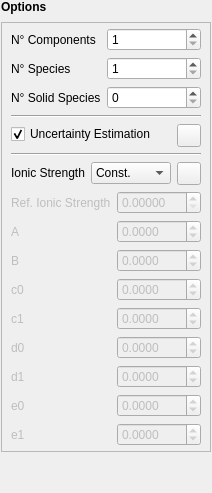
         <widget class="QWidget" name="widget_7" native="true">
          <property name="enabled">
           <bool>true</bool>
          </property>
          <property name="sizePolicy">
           <sizepolicy hsizetype="Minimum" vsizetype="Minimum">
            <horstretch>0</horstretch>
            <verstretch>0</verstretch>
           </sizepolicy>
          </property>
          <layout class="QVBoxLayout" name="verticalLayout_6">
           <property name="spacing">
            <number>8</number>
           </property>
           <property name="leftMargin">
            <number>1</number>
           </property>
           <property name="topMargin">
            <number>0</number>
           </property>
           <property name="rightMargin">
            <number>1</number>
           </property>
           <property name="bottomMargin">
            <number>1</number>
           </property>
           <item>
            <widget class="QLabel" name="sys_opt_label">
             <property name="sizePolicy">
              <sizepolicy hsizetype="Preferred" vsizetype="Maximum">
               <horstretch>0</horstretch>
               <verstretch>0</verstretch>
              </sizepolicy>
             </property>
             <property name="text">
              <string>&lt;html&gt;&lt;head/&gt;&lt;body&gt;&lt;p&gt;&lt;span style=&quot; font-weight:600;&quot;&gt;Options&lt;/span&gt;&lt;/p&gt;&lt;/body&gt;&lt;/html&gt;</string>
             </property>
            </widget>
           </item>
           <item>
            <widget class="QFrame" name="frame_5">
             <property name="sizePolicy">
              <sizepolicy hsizetype="Minimum" vsizetype="Maximum">
               <horstretch>0</horstretch>
               <verstretch>0</verstretch>
              </sizepolicy>
             </property>
             <property name="frameShape">
              <enum>QFrame::Shape::StyledPanel</enum>
             </property>
             <property name="frameShadow">
              <enum>QFrame::Shadow::Sunken</enum>
             </property>
             <layout class="QHBoxLayout" name="horizontalLayout_6">
              <property name="spacing">
               <number>0</number>
              </property>
              <property name="leftMargin">
               <number>0</number>
              </property>
              <property name="topMargin">
               <number>0</number>
              </property>
              <property name="rightMargin">
               <number>0</number>
              </property>
              <property name="bottomMargin">
               <number>0</number>
              </property>
              <item>
               <widget class="QWidget" name="widget_8" native="true">
                <property name="sizePolicy">
                 <sizepolicy hsizetype="Minimum" vsizetype="Fixed">
                  <horstretch>0</horstretch>
                  <verstretch>0</verstretch>
                 </sizepolicy>
                </property>
                <layout class="QFormLayout" name="formLayout_3">
                 <property name="sizeConstraint">
                  <enum>QLayout::SizeConstraint::SetFixedSize</enum>
                 </property>
                 <property name="fieldGrowthPolicy">
                  <enum>QFormLayout::FieldGrowthPolicy::AllNonFixedFieldsGrow</enum>
                 </property>
                 <property name="topMargin">
                  <number>5</number>
                 </property>
                 <property name="bottomMargin">
                  <number>5</number>
                 </property>
                 <item row="0" column="0">
                  <widget class="QLabel" name="comp_label">
                   <property name="sizePolicy">
                    <sizepolicy hsizetype="Maximum" vsizetype="Preferred">
                     <horstretch>0</horstretch>
                     <verstretch>0</verstretch>
                    </sizepolicy>
                   </property>
                   <property name="text">
                    <string>N° Components</string>
                   </property>
                  </widget>
                 </item>
                 <item row="0" column="1">
                  <widget class="QSpinBox" name="numComp">
                   <property name="sizePolicy">
                    <sizepolicy hsizetype="Preferred" vsizetype="Fixed">
                     <horstretch>0</horstretch>
                     <verstretch>0</verstretch>
                    </sizepolicy>
                   </property>
                   <property name="statusTip">
                    <string>Number of components present.</string>
                   </property>
                   <property name="minimum">
                    <number>1</number>
                   </property>
                   <property name="maximum">
                    <number>999</number>
                   </property>
                  </widget>
                 </item>
                 <item row="1" column="0">
                  <widget class="QLabel" name="species_label">
                   <property name="sizePolicy">
                    <sizepolicy hsizetype="Maximum" vsizetype="Preferred">
                     <horstretch>0</horstretch>
                     <verstretch>0</verstretch>
                    </sizepolicy>
                   </property>
                   <property name="text">
                    <string>N° Species</string>
                   </property>
                  </widget>
                 </item>
                 <item row="1" column="1">
                  <widget class="QSpinBox" name="numSpecies">
                   <property name="sizePolicy">
                    <sizepolicy hsizetype="Preferred" vsizetype="Fixed">
                     <horstretch>0</horstretch>
                     <verstretch>0</verstretch>
                    </sizepolicy>
                   </property>
                   <property name="statusTip">
                    <string>Number of species to be considered.</string>
                   </property>
                   <property name="minimum">
                    <number>1</number>
                   </property>
                   <property name="maximum">
                    <number>999</number>
                   </property>
                  </widget>
                 </item>
                 <item row="2" column="0">
                  <widget class="QLabel" name="phases_label">
                   <property name="sizePolicy">
                    <sizepolicy hsizetype="Maximum" vsizetype="Preferred">
                     <horstretch>0</horstretch>
                     <verstretch>0</verstretch>
                    </sizepolicy>
                   </property>
                   <property name="text">
                    <string>N° Solid Species</string>
                   </property>
                  </widget>
                 </item>
                 <item row="2" column="1">
                  <widget class="QSpinBox" name="numPhases">
                   <property name="sizePolicy">
                    <sizepolicy hsizetype="Preferred" vsizetype="Fixed">
                     <horstretch>0</horstretch>
                     <verstretch>0</verstretch>
                    </sizepolicy>
                   </property>
                   <property name="statusTip">
                    <string>Number of solid phases to be considered.</string>
                   </property>
                   <property name="minimum">
                    <number>0</number>
                   </property>
                   <property name="maximum">
                    <number>999</number>
                   </property>
                   <property name="value">
                    <number>0</number>
                   </property>
                  </widget>
                 </item>
                 <item row="3" column="0" colspan="2">
                  <widget class="Line" name="line_7">
                   <property name="orientation">
                    <enum>Qt::Orientation::Horizontal</enum>
                   </property>
                  </widget>
                 </item>
                 <item row="8" column="0" colspan="2">
                  <widget class="Line" name="line">
                   <property name="orientation">
                    <enum>Qt::Orientation::Horizontal</enum>
                   </property>
                  </widget>
                 </item>
                 <item row="10" column="0" colspan="2">
                  <layout class="QGridLayout" name="gridLayout" rowstretch="1,0" columnstretch="0,0,0">
                   <item row="0" column="2">
                    <widget class="QToolButton" name="ionic_strength_info">
                     <property name="sizePolicy">
                      <sizepolicy hsizetype="Maximum" vsizetype="Maximum">
                       <horstretch>0</horstretch>
                       <verstretch>0</verstretch>
                      </sizepolicy>
                     </property>
                     <property name="text">
                      <string/>
                     </property>
                     <property name="icon">
                      <iconset resource="../../../resources/base/resources.qrc">
                       <normaloff>:/icons/information-frame.png</normaloff>:/icons/information-frame.png</iconset>
                     </property>
                    </widget>
                   </item>
                   <item row="0" column="0" colspan="2">
                    <layout class="QFormLayout" name="formLayout_6">
                     <item row="0" column="0">
                      <widget class="QLabel" name="imode_label">
                       <property name="text">
                        <string>Ionic Strength</string>
                       </property>
                      </widget>
                     </item>
                     <item row="0" column="1">
                      <widget class="CustomComboBox" name="imode">
                       <property name="sizePolicy">
                        <sizepolicy hsizetype="Minimum" vsizetype="Fixed">
                         <horstretch>0</horstretch>
                         <verstretch>0</verstretch>
                        </sizepolicy>
                       </property>
                       <property name="statusTip">
                        <string>Constant/variable ionic strength.</string>
                       </property>
                       <item>
                        <property name="text">
                         <string>Const.</string>
                        </property>
                       </item>
                       <item>
                        <property name="text">
                         <string>Var.</string>
                        </property>
                       </item>
                      </widget>
                     </item>
                    </layout>
                   </item>
                   <item row="1" column="0" colspan="3">
                    <layout class="QFormLayout" name="formLayout_7">
                     <item row="0" column="0">
                      <widget class="QLabel" name="refIonicStr_label">
                       <property name="enabled">
                        <bool>false</bool>
                       </property>
                       <property name="text">
                        <string>Ref. Ionic Strength</string>
                       </property>
                      </widget>
                     </item>
                     <item row="0" column="1">
                      <widget class="CustomSpinBox" name="refIonicStr">
                       <property name="enabled">
                        <bool>false</bool>
                       </property>
                       <property name="statusTip">
                        <string>Reference Ionic Strength to be used (if no other ionic strengths are being explicited).</string>
                       </property>
                       <property name="decimals">
                        <number>5</number>
                       </property>
                       <property name="maximum">
                        <double>999.000000000000000</double>
                       </property>
                       <property name="singleStep">
                        <double>0.050000000000000</double>
                       </property>
                      </widget>
                     </item>
                     <item row="1" column="0">
                      <widget class="QLabel" name="A_label">
                       <property name="enabled">
                        <bool>false</bool>
                       </property>
                       <property name="text">
                        <string>A</string>
                       </property>
                      </widget>
                     </item>
                     <item row="1" column="1">
                      <widget class="CustomSpinBox" name="A">
                       <property name="enabled">
                        <bool>false</bool>
                       </property>
                       <property name="statusTip">
                        <string>&quot;A&quot; term of the Debye-Hückel equation.</string>
                       </property>
                       <property name="decimals">
                        <number>4</number>
                       </property>
                       <property name="minimum">
                        <double>-999.000000000000000</double>
                       </property>
                       <property name="maximum">
                        <double>999.000000000000000</double>
                       </property>
                       <property name="singleStep">
                        <double>0.050000000000000</double>
                       </property>
                      </widget>
                     </item>
                     <item row="2" column="0">
                      <widget class="QLabel" name="B_label">
                       <property name="enabled">
                        <bool>false</bool>
                       </property>
                       <property name="text">
                        <string>B</string>
                       </property>
                      </widget>
                     </item>
                     <item row="2" column="1">
                      <widget class="CustomSpinBox" name="B">
                       <property name="enabled">
                        <bool>false</bool>
                       </property>
                       <property name="statusTip">
                        <string>&quot;B&quot; term of the Debye-Hückel equation.</string>
                       </property>
                       <property name="decimals">
                        <number>4</number>
                       </property>
                       <property name="minimum">
                        <double>-999.000000000000000</double>
                       </property>
                       <property name="maximum">
                        <double>999.000000000000000</double>
                       </property>
                       <property name="singleStep">
                        <double>0.050000000000000</double>
                       </property>
                      </widget>
                     </item>
                     <item row="3" column="0">
                      <widget class="QLabel" name="c0_label">
                       <property name="enabled">
                        <bool>false</bool>
                       </property>
                       <property name="text">
                        <string>c0</string>
                       </property>
                      </widget>
                     </item>
                     <item row="3" column="1">
                      <widget class="CustomSpinBox" name="c0">
                       <property name="enabled">
                        <bool>false</bool>
                       </property>
                       <property name="statusTip">
                        <string>&quot;c0&quot; term of the Debye-Hückel equation.</string>
                       </property>
                       <property name="decimals">
                        <number>4</number>
                       </property>
                       <property name="minimum">
                        <double>-999.000000000000000</double>
                       </property>
                       <property name="maximum">
                        <double>999.000000000000000</double>
                       </property>
                       <property name="singleStep">
                        <double>0.050000000000000</double>
                       </property>
                      </widget>
                     </item>
                     <item row="4" column="0">
                      <widget class="QLabel" name="c1_label">
                       <property name="enabled">
                        <bool>false</bool>
                       </property>
                       <property name="text">
                        <string>c1</string>
                       </property>
                      </widget>
                     </item>
                     <item row="4" column="1">
                      <widget class="CustomSpinBox" name="c1">
                       <property name="enabled">
                        <bool>false</bool>
                       </property>
                       <property name="statusTip">
                        <string>&quot;c1&quot; term of the Debye-Hückel equation.</string>
                       </property>
                       <property name="decimals">
                        <number>4</number>
                       </property>
                       <property name="minimum">
                        <double>-999.000000000000000</double>
                       </property>
                       <property name="maximum">
                        <double>999.000000000000000</double>
                       </property>
                       <property name="singleStep">
                        <double>0.050000000000000</double>
                       </property>
                      </widget>
                     </item>
                     <item row="5" column="0">
                      <widget class="QLabel" name="d0_label">
                       <property name="enabled">
                        <bool>false</bool>
                       </property>
                       <property name="text">
                        <string>d0</string>
                       </property>
                      </widget>
                     </item>
                     <item row="5" column="1">
                      <widget class="CustomSpinBox" name="d0">
                       <property name="enabled">
                        <bool>false</bool>
                       </property>
                       <property name="statusTip">
                        <string>&quot;d0&quot; term of the Debye-Hückel equation.</string>
                       </property>
                       <property name="decimals">
                        <number>4</number>
                       </property>
                       <property name="minimum">
                        <double>-999.000000000000000</double>
                       </property>
                       <property name="maximum">
                        <double>999.000000000000000</double>
                       </property>
                       <property name="singleStep">
                        <double>0.050000000000000</double>
                       </property>
                      </widget>
                     </item>
                     <item row="6" column="0">
                      <widget class="QLabel" name="d1_label">
                       <property name="enabled">
                        <bool>false</bool>
                       </property>
                       <property name="text">
                        <string>d1</string>
                       </property>
                      </widget>
                     </item>
                     <item row="6" column="1">
                      <widget class="CustomSpinBox" name="d1">
                       <property name="enabled">
                        <bool>false</bool>
                       </property>
                       <property name="statusTip">
                        <string>&quot;d1&quot; term of the Debye-Hückel equation.</string>
                       </property>
                       <property name="decimals">
                        <number>4</number>
                       </property>
                       <property name="minimum">
                        <double>-999.000000000000000</double>
                       </property>
                       <property name="maximum">
                        <double>999.000000000000000</double>
                       </property>
                       <property name="singleStep">
                        <double>0.050000000000000</double>
                       </property>
                      </widget>
                     </item>
                     <item row="7" column="0">
                      <widget class="QLabel" name="e0_label">
                       <property name="enabled">
                        <bool>false</bool>
                       </property>
                       <property name="text">
                        <string>e0</string>
                       </property>
                      </widget>
                     </item>
                     <item row="7" column="1">
                      <widget class="CustomSpinBox" name="e0">
                       <property name="enabled">
                        <bool>false</bool>
                       </property>
                       <property name="statusTip">
                        <string>&quot;e0&quot; term of the Debye-Hückel equation.</string>
                       </property>
                       <property name="decimals">
                        <number>4</number>
                       </property>
                       <property name="minimum">
                        <double>-999.000000000000000</double>
                       </property>
                       <property name="maximum">
                        <double>999.000000000000000</double>
                       </property>
                       <property name="singleStep">
                        <double>0.050000000000000</double>
                       </property>
                      </widget>
                     </item>
                     <item row="8" column="0">
                      <widget class="QLabel" name="e1_label">
                       <property name="enabled">
                        <bool>false</bool>
                       </property>
                       <property name="text">
                        <string>e1</string>
                       </property>
                      </widget>
                     </item>
                     <item row="8" column="1">
                      <widget class="CustomSpinBox" name="e1">
                       <property name="enabled">
                        <bool>false</bool>
                       </property>
                       <property name="statusTip">
                        <string>&quot;e1&quot; term of the Debye-Hückel equation.</string>
                       </property>
                       <property name="decimals">
                        <number>4</number>
                       </property>
                       <property name="minimum">
                        <double>-999.000000000000000</double>
                       </property>
                       <property name="maximum">
                        <double>999.000000000000000</double>
                       </property>
                       <property name="singleStep">
                        <double>0.050000000000000</double>
                       </property>
                      </widget>
                     </item>
                    </layout>
                   </item>
                  </layout>
                 </item>
                 <item row="7" column="0" colspan="2">
                  <layout class="QGridLayout" name="gridLayout_2">
                   <item row="0" column="1">
                    <widget class="QToolButton" name="uncertainty_info">
                     <property name="text">
                      <string/>
                     </property>
                     <property name="icon">
                      <iconset resource="../../../resources/base/resources.qrc">
                       <normaloff>:/icons/information-frame.png</normaloff>:/icons/information-frame.png</iconset>
                     </property>
                    </widget>
                   </item>
                   <item row="0" column="0">
                    <layout class="QFormLayout" name="formLayout_4">
                     <item row="0" column="0" colspan="2">
                      <widget class="QCheckBox" name="uncertaintyMode">
                       <property name="text">
                        <string>Uncertainty Estimation</string>
                       </property>
                       <property name="checked">
                        <bool>true</bool>
                       </property>
                      </widget>
                     </item>
                    </layout>
                   </item>
                  </layout>
                 </item>
                </layout>
               </widget>
              </item>
             </layout>
            </widget>
           </item>
           <item>
            <spacer name="verticalSpacer_2">
             <property name="orientation">
              <enum>Qt::Orientation::Vertical</enum>
             </property>
             <property name="sizeHint" stdset="0">
              <size>
               <width>20</width>
               <height>40</height>
              </size>
             </property>
            </spacer>
           </item>
          </layout>
         </widget>
